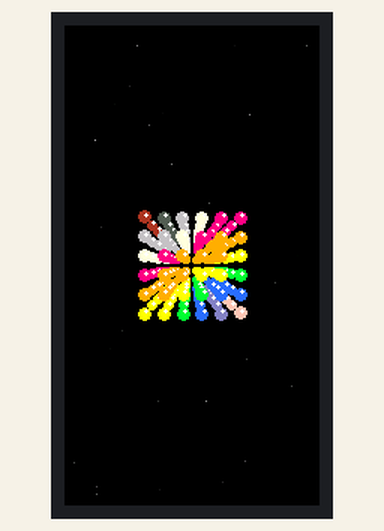
Recording of a sketch running on a simulated ESP32. Shown: 170×320 colour display. Random numbers use the default seed unless the sketch sets one.

Above: at 0.53 s.
At 9.67 s:
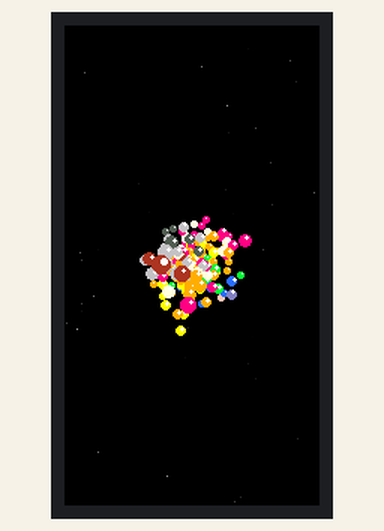
At 18.81 s:
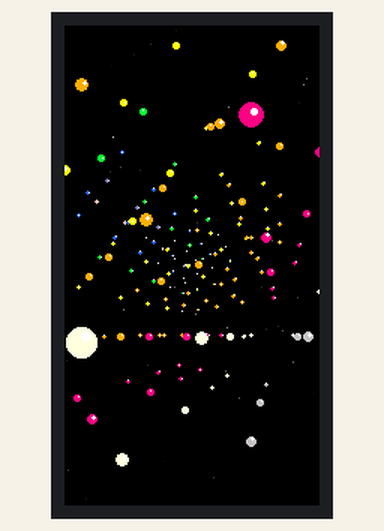
At 20.11 s:
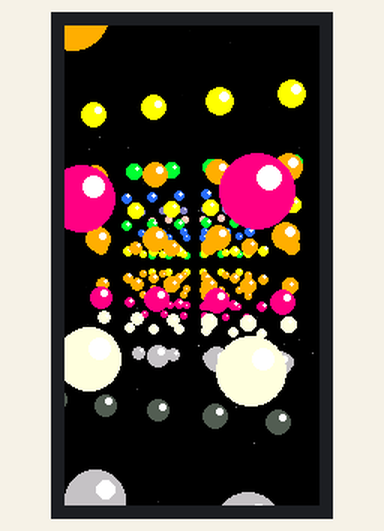
At 29.91 s:
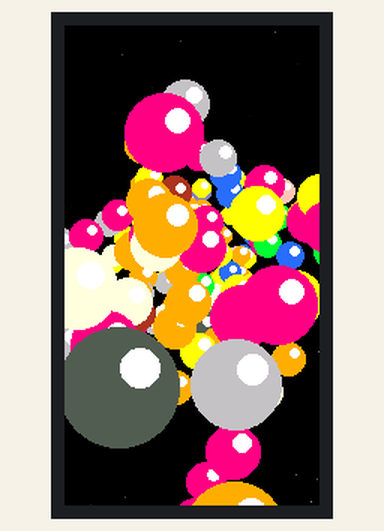
At 39.7 s:
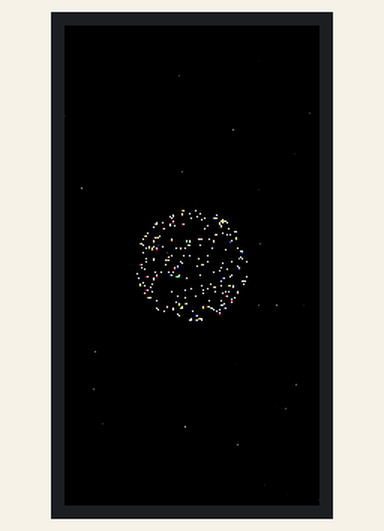

The sketch:

dots.ino
```cpp
#include <math.h>
#include <stdlib.h>
#include <TFT_eSPI.h>
#include "esp_task_wdt.h"
#include <FastLED.h> // Include the FastLED library for Perlin noise

float t_mod = 0;                // Time variable for modulating speed
float pauseTime = 0;            // Time for current pause state
float nextChange = 0;           // When to change speed (randomized)
float currentSpeed = 1.0;       // Current speed factor
bool inSlowMotion = false;      // State variable for slow-motion
bool transforming = false;      // State for when transitioning between cube and sphere
float transformProgress = 0.0;  // Transition progress (0 to 1)
const float sphereRadius = 1.5; // Increase sphere radius to spread points more

// Inlined and optimized rotation calculation macro (saves function call overhead)
#define ROTATE(X, Y, COS_A, SIN_A, RX, RY) \
  RX = COS_A * X - SIN_A * Y;              \
  RY = SIN_A * X + COS_A * Y;

#define GRID_SIZE (6 * 6 * 6) // Corrected macro definition for grid size
#define POINTS_PER_AXIS 6     // Define points along each axis (X, Y, Z)

// Starfield parameters
#define NUM_STARS 100 // Number of stars in the starfield

#define TFT_WIDTH 170
#define TFT_HEIGHT 320

TFT_eSPI tft = TFT_eSPI(TFT_WIDTH, TFT_HEIGHT);
TFT_eSprite sprite = TFT_eSprite(&tft);

struct Point
{
  float x, y, z;    // Current position
  float cx, cy, cz; // Transformed position
  int col;          // Color

  float cubeX, cubeY, cubeZ;       // Position in cube space
  float sphereX, sphereY, sphereZ; // Position in sphere space
};

// Pico-8 color palette in RGB565 (Black removed)
const uint16_t pico8_colors[] = {
    0x18C3, // Dark Blue
    0x7C09, // Dark Purple
    0x016A, // Dark Green
    0xA9A4, // Brown
    0x52EA, // Dark Gray
    0xC618, // Light Gray
    0xFFFB, // White
    0xF810, // Red
    0xFD60, // Orange
    0xFFE0, // Yellow
    0x07E6, // Green
    0x2B7F, // Blue
    0x8418, // Lavender
    0xFE36, // Pink
    0xFF55  // Peach
};

Point pt[GRID_SIZE]; // Array size for 8x8x8 grid (8*8*8 = GRID_SIZE points)
float t = 0;

struct Star
{
  float x, y, z; // Position of the star
};

// Array to hold the stars
Star stars[NUM_STARS];

// Initialize the stars with random positions and depths
void initializeStars()
{
  for (int i = 0; i < NUM_STARS; i++)
  {
    stars[i].x = (float)rand() / RAND_MAX * 2 - 1; // X between -1 and 1
    stars[i].y = (float)rand() / RAND_MAX * 2 - 1; // Y between -1 and 1
    stars[i].z = (float)rand() / RAND_MAX;         // Z between 0 and 1
  }
}

// Update starfield positions and reset stars if they move off the screen
void updateStars()
{
  for (int i = 0; i < NUM_STARS; i++)
  {
    stars[i].z -= 0.02; // Move stars towards the screen (increase speed if desired)

    if (stars[i].z <= 0) // Reset star if it reaches the viewer
    {
      stars[i].x = (float)rand() / RAND_MAX * 2 - 1; // X between -1 and 1
      stars[i].y = (float)rand() / RAND_MAX * 2 - 1; // Y between -1 and 1
      stars[i].z = 1.0;                              // Reset Z to 1 (far away)
    }
  }
}

// Draw the starfield
void drawStars()
{
  for (int i = 0; i < NUM_STARS; i++)
  {
    // Project stars onto the screen
    int sx = TFT_WIDTH / 2 + stars[i].x * (TFT_WIDTH / 2) / stars[i].z;
    int sy = TFT_HEIGHT / 2 + stars[i].y * (TFT_HEIGHT / 2) / stars[i].z;

    // Calculate brightness based on distance (closer stars are brighter)
    uint16_t brightness = 255 * (1 - stars[i].z);

    // Draw the star as a small point
    if (sx >= 0 && sx < TFT_WIDTH && sy >= 0 && sy < TFT_HEIGHT)
    {
      sprite.drawPixel(sx, sy, tft.color565(brightness, brightness, brightness));
    }
  }
}

// Linearly interpolate between two values (used for transitions)
float customLerp(float start, float end, float progress)
{
  return start + progress * (end - start);
}

// Initialize points in both cube and sphere spaces
void initializePoints()
{
  int idx = 0;

  float stepSize = 2.0 / (POINTS_PER_AXIS - 1); // Dynamically calculate step size

  for (int i = 0; i < POINTS_PER_AXIS; i++)
  {
    for (int j = 0; j < POINTS_PER_AXIS; j++)
    {
      for (int k = 0; k < POINTS_PER_AXIS; k++)
      {
        if (idx < GRID_SIZE)
        {
          pt[idx].cubeX = -1.0 + i * stepSize;
          pt[idx].cubeY = -1.0 + j * stepSize;
          pt[idx].cubeZ = -1.0 + k * stepSize;

          float u = (float)rand() / RAND_MAX;
          float v = (float)rand() / RAND_MAX;
          float theta = 2 * M_PI * u;
          float phi = acos(2 * v - 1);

          pt[idx].sphereX = sphereRadius * sin(phi) * cos(theta);
          pt[idx].sphereY = sphereRadius * sin(phi) * sin(theta);
          pt[idx].sphereZ = sphereRadius * cos(phi);

          pt[idx].x = pt[idx].cubeX;
          pt[idx].y = pt[idx].cubeY;
          pt[idx].z = pt[idx].cubeZ;

          pt[idx].col = 8 + (int(pt[idx].cubeX * 2 + pt[idx].cubeY * 3) % 8);
          idx++;
        }
      }
    }
  }
}

void setup()
{
  Serial.begin(115200); // For debugging output
  tft.begin();
  tft.setRotation(0); // Portrait mode
  tft.fillScreen(TFT_BLACK);

  sprite.createSprite(TFT_WIDTH, TFT_HEIGHT);

  initializePoints();
  initializeStars(); // Initialize the starfield

  esp_task_wdt_config_t wdt_config = {
      .timeout_ms = 10000,                             // 10 seconds
      .idle_core_mask = (1 << portNUM_PROCESSORS) - 1, // All cores
      .trigger_panic = true,
  };
  esp_task_wdt_init(&wdt_config); // Initialize the watchdog timer
  esp_task_wdt_add(NULL);         // Add the current task to the watchdog
}

// Optimized insertion sort
void insertionSort(Point arr[], int n)
{
  for (int i = 1; i < n; i++)
  {
    Point key = arr[i];
    int j = i - 1;
    while (j >= 0 && arr[j].cz < key.cz)
    {
      arr[j + 1] = arr[j];
      j = j - 1;
    }
    arr[j + 1] = key;
  }
}

void applyNoiseToPoints(float noiseIntensity, float t)
{
  for (int i = 0; i < GRID_SIZE; i++)
  {
    float noiseX = inoise8(pt[i].x * 50 + t, pt[i].y * 50 + t, pt[i].z * 50 + t);
    float noiseY = inoise8(pt[i].x * 50 + 100 + t, pt[i].y * 50 + 100 + t, pt[i].z * 50 + 100 + t);
    float noiseZ = inoise8(pt[i].x * 50 + 200 + t, pt[i].y * 50 + 200 + t, pt[i].z * 50 + 200 + t);

    float nx = map(noiseX, 0, 255, -100, 100) / 100.0;
    float ny = map(noiseY, 0, 255, -100, 100) / 100.0;
    float nz = map(noiseZ, 0, 255, -100, 100) / 100.0;

    pt[i].x += nx * noiseIntensity;
    pt[i].y += ny * noiseIntensity;
    pt[i].z += nz * noiseIntensity;
  }
}

void updateTransformation()
{
  if (transforming)
  {
    transformProgress += 0.02;
    if (transformProgress >= 1.0)
    {
      transformProgress = 1.0;
      transforming = false;
    }
    for (int i = 0; i < GRID_SIZE; i++)
    {
      pt[i].x = customLerp(pt[i].cubeX, pt[i].sphereX, transformProgress);
      pt[i].y = customLerp(pt[i].cubeY, pt[i].sphereY, transformProgress);
      pt[i].z = customLerp(pt[i].cubeZ, pt[i].sphereZ, transformProgress);
    }
    float noiseIntensity = sin(transformProgress * M_PI);
    applyNoiseToPoints(noiseIntensity * 0.2, t);
  }
  else
  {
    if (random(0, 1000) < 10)
    {
      transforming = true;
      transformProgress = 0.0;
      for (int i = 0; i < GRID_SIZE; i++)
      {
        float tempX = pt[i].cubeX;
        float tempY = pt[i].cubeY;
        float tempZ = pt[i].cubeZ;

        pt[i].cubeX = pt[i].sphereX;
        pt[i].cubeY = pt[i].sphereY;
        pt[i].cubeZ = pt[i].sphereZ;

        pt[i].sphereX = tempX;
        pt[i].sphereY = tempY;
        pt[i].sphereZ = tempZ;
      }
    }
  }
}

void loop()
{
  esp_task_wdt_reset(); // Feed the watchdog timer in each loop

  sprite.fillSprite(TFT_BLACK); // Clear the sprite (instead of clearing the entire screen)

  updateStars(); // Update the starfield
  drawStars();   // Draw the starfield

  // Check if we need to switch between slow-motion and fast-motion
  if (t_mod >= nextChange)
  {
    nextChange = t_mod + random(200, 1000) / 100.0;
    inSlowMotion = random(0, 2) == 0;
    currentSpeed = inSlowMotion ? 0.5 : 5.0;
  }

  float baseSpeed = 0.1;
  t_mod += baseSpeed;
  t += baseSpeed * currentSpeed;

  updateTransformation();

  const float cos_t8 = cos(t / 4);
  const float sin_t8 = sin(t / 4);
  const float cos_t7 = cos(t / 6);
  const float sin_t7 = sin(t / 6);
  const float cos_t6 = cos(t / 5);

  for (int i = 0; i < GRID_SIZE; i++)
  {
    float cx, cz;
    ROTATE(pt[i].x, pt[i].z, cos_t8, sin_t8, cx, cz);
    pt[i].cx = cx;
    pt[i].cz = cz;

    ROTATE(pt[i].y, pt[i].cz, cos_t7, sin_t7, pt[i].cy, pt[i].cz);

    pt[i].cz += 2 + cos_t6;

    if (pt[i].cz < 0.1f)
    {
      pt[i].cz = 0.1f;
    }
  }

  insertionSort(pt, GRID_SIZE);

  const float rad1 = 5 + cos(t / 4) * 4;
  for (int i = 0; i < GRID_SIZE; i++)
  {
    const float inv_cz = 1.0f / pt[i].cz;
    const float sx = TFT_WIDTH / 2 + pt[i].cx * 64 * inv_cz;
    const float sy = TFT_HEIGHT / 2 + pt[i].cy * 64 * inv_cz;
    const float rad = rad1 * inv_cz;

    if (sx > -rad && sx < TFT_WIDTH + rad && sy > -rad && sy < TFT_HEIGHT + rad && pt[i].cz > 0.1f)
    {
      sprite.fillCircle(sx, sy, rad, pico8_colors[pt[i].col % 15]);
      sprite.fillCircle(sx + rad / 3, sy - rad / 3, rad / 3, TFT_WHITE);
    }
  }

  sprite.pushSprite(0, 0);
}
```
